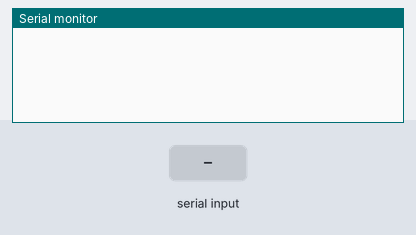
Bench run of a sketch on a simulated ESP8266 (Wemos D1 mini). Shown: the last lines printed to the serial monitor. Inputs (shaded band) come from the test bench.

Above: at 3.0 s.
3.1 s: " " received over the second serial link
At 4.3 s:
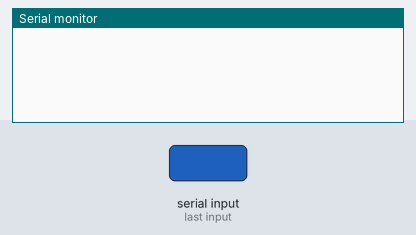
4.6 s: "90 45 200\n" received over the second serial link
At 5.4 s:
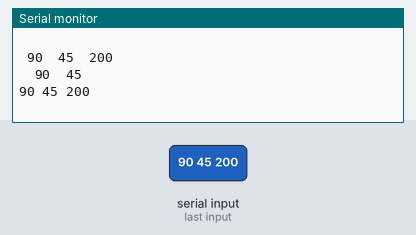
6.1 s: "1\n" received over the second serial link
At 6.6 s:
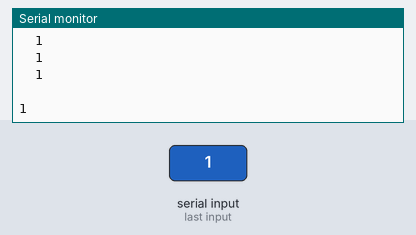

Measured:
- after the input at 3.1 s, the serial monitor: prints a new line after 0.05 s (image 1)
- after the input at 4.6 s, the serial monitor: prints a new line after 0.05 s (image 2)
- after the input at 6.1 s, the serial monitor: prints a new line after 0.05 s (image 3)

The sketch:

Edgent_ESP8266.ino
```cpp
#define BLYNK_TEMPLATE_ID "TMPL6NRsOJiGK"
#define BLYNK_TEMPLATE_NAME "AGV"

#define BLYNK_FIRMWARE_VERSION        "0.1.0"


//#define BLYNK_PRINT Serial
#define APP_DEBUG
#define USE_NODE_MCU_BOARD
#include "BlynkEdgent.h"

WidgetTerminal t(V0);
BlynkTimer timer;

#include <SoftwareSerial.h>
SoftwareSerial mySerial(13, 15); // RX, TX
String dt[5];

long times;
#include "control.h"

void setup()
{
  BlynkEdgent.begin();
  Serial.begin(115200);
  Serial.setTimeout(50);
  mySerial.begin(115200);
  mySerial.setTimeout(50);
  timer.setInterval(10000L, send_data);
}
void process_data(String data) {
  int a = data.indexOf(" ");
  dt[0] = data.substring(0, a);
  int b = data.indexOf(" ", a + 1);
  dt[1] = data.substring(a + 1, b);
  int c = data.indexOf(" ", b + 1);
  dt[2] = data.substring(b + 1, c);
  int d = data.indexOf(" ", c + 1);
  dt[3] = data.substring(c + 1, d);
  int e = data.indexOf(" ", d + 1);
  dt[4] = data.substring(d + 1, e);

  Serial.print(dt[0]); Serial.print("  ");
  Serial.print(dt[1]); Serial.print("  ");
  Serial.print(dt[2]); Serial.print("  ");
  Serial.print(dt[3]); Serial.print("  ");
  Serial.print(dt[4]); Serial.println("  ");
}
void loop() {
  BlynkEdgent.run();
  //timer.run();
  if (Serial.available()) {
    String str = Serial.readString();
    mySerial.print(str);
  }
  if (mySerial.available()) {
    String str = mySerial.readString();
    process_data(str);
    Serial.print(str);
  }
  if(millis()-times>5000){
    send_data();
    times=millis();
  }
}
```

control.h
```cpp
BLYNK_WRITE(V0) { //teminal
}
BLYNK_WRITE(V1) { //T
  int p = param.asInt();
}
BLYNK_WRITE(V2) { //H
  int p = param.asInt();
}
BLYNK_WRITE(V3) { //D
  int p = param.asInt();
}
BLYNK_WRITE(V4) {  //O-F
  int p = param.asInt();
  if (p == 1) {
    mySerial.print("OOOOOOOO__");
  }
  else {
    mySerial.print("FFFFFFFF__");
  }
}
void send_data() {
  Blynk.virtualWrite(V0, dt[2].toInt());
  Blynk.virtualWrite(V1, dt[3].toInt());
  Blynk.virtualWrite(V2, dt[4].toInt());
  t.println("Newdata");
}
```
